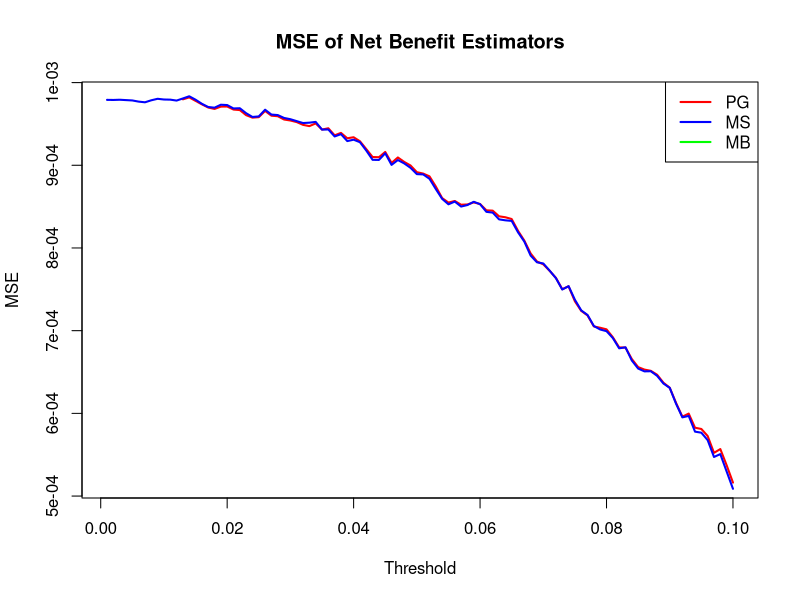
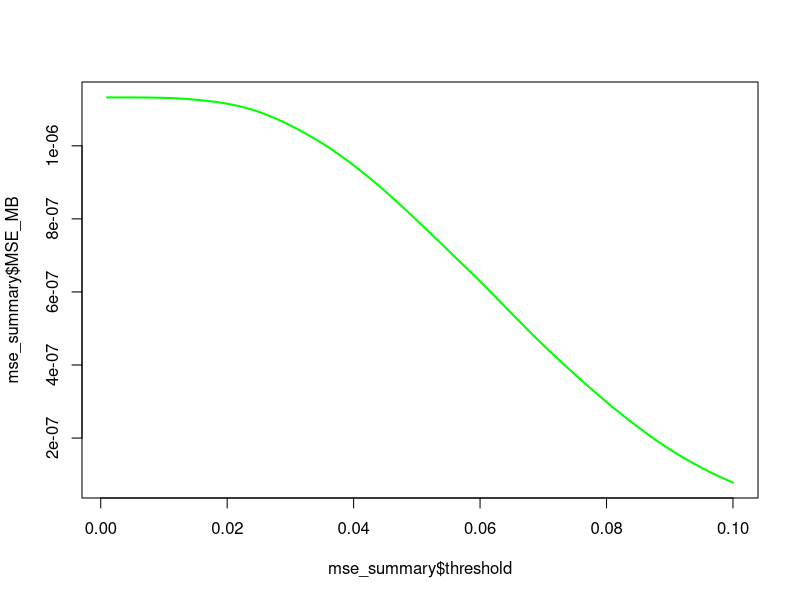
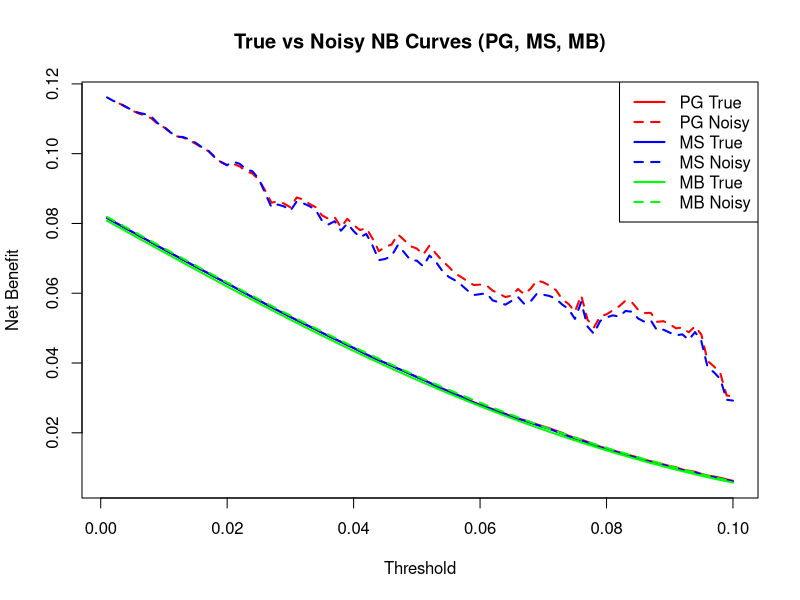

The R source for these figures, in order: (Note: this script raises an error after producing the figures.)

set.seed(123)

library(dplyr)

##### Estimators #####

#### Paul's Estimator
NB.PG <- function(y, a, pb, t.grd=NULL) {
  
  ### doing quickly, but 
  ### should check all three inputs are same length 
  ### should check a, y numeric, binary  
  ### should check pb is numeric, in [-1,1]
  
  ## outcome prevalence in trial arms
  y.bar.cntrl <- mean(y[a==0]);  
  y.bar.trt <- mean(y[a==1])
  
  ##  very fine grid
  if(is.null(t.grd))
  {
    t.grd <- sort(unique(pb))
  }
  
  nb.model <- rep(NA, length(t.grd))  ### will be output
  
  for (i in 1:length(t.grd)) {
    
    r <- as.integer(pb > t.grd[i])
    
    E_Y_use_rule <- mean(y[a == 0 & r == 0]) * mean(r == 0) + mean(y[a == 1 & r == 1]) * mean(r == 1)
    
    nb.model[i] <- y.bar.cntrl - E_Y_use_rule - t.grd[i]*mean(pb > t.grd[i])   
    
  }
  
  list(t.grd=t.grd, nb.model=nb.model, 
       nb.all=y.bar.cntrl-y.bar.trt-t.grd)  
} 

#### Mohsen's Estimator
NB.MS <- function(y, a, pb, t.grd=NULL) {
  
  ### doing quickly, but ...
  ### should check all three inputs are same length 
  ### should check a, y numeric, binary  
  ### should check pb is numeric, in [-1,1]
  
  ## outcome prevalence in trial arms
  y.bar.cntrl <- mean(y[a==0]);  y.bar.trt <- mean(y[a==1])
  
  ##  very fine grid
  if(is.null(t.grd))
  {
    t.grd <- sort(unique(pb))
  }
  
  nb.model <- rep(NA, length(t.grd))  ### will be output
  
  for (i in 1:length(t.grd)) {
    
    ### who is above threshold?
    ndx <- which(pb >= t.grd[i])
    nb.model[i] <- (mean(y[ndx][a[ndx]==0])-mean(y[ndx][a[ndx]==1])-t.grd[i])*mean(pb > t.grd[i]) 
  }
  
  list(t.grd=t.grd, nb.model=nb.model, 
       nb.all=y.bar.cntrl-y.bar.trt-t.grd)  
}  

#Model-based estimator (makes sense only for when model is correct)
NB.param <- function(y, a, pb, t.grd=NULL) {
}

#Model-based NB. Only valid if pb=h. Does not work with y and a
NB.mb <- function(pb, t.grd=NULL) {
  
  ### doing quickly, but ...
  ### should check all three inputs are same length 
  ### should check pb is numeric, in [-1,1]
  
  ##  very fine grid
  if(is.null(t.grd))
  {
    t.grd <- sort(unique(pb))
  }
  
  nb.model <- rep(NA, length(t.grd))  ### will be output
  
  for (i in 1:length(t.grd)) {
    
    ### who is above threshold?
    ndx <- which(pb >= t.grd[i])
    nb.model[i] <- (mean(pb[ndx])-t.grd[i])*mean(pb > t.grd[i]) 
  }
  
  list(t.grd=t.grd, nb.model=nb.model, 
       nb.all=mean(pb-t.grd))
}





t.grd <- (1:100) / 1000





##### CI Calculators ####

### Calculating the Standard Errors for the Congruent Based Estimator ####
compute_se_pg <- function(y, a, pb, t.grd) {
  
  n <- length(y)
  se.pg <- numeric(length(t.grd))
  theta_hat <- numeric(length(t.grd))
  ci.lower <- numeric(length(t.grd))
  ci.upper <- numeric(length(t.grd))
  
  for (i in seq_along(t.grd)) {
    
    r <- as.integer(pb > t.grd[i])
    
    counts <- table(factor(a, levels = 0:1),
                    factor(r, levels = 0:1),
                    factor(y, levels = 0:1))
    
    q1 <- counts["0", "0", "0"] / n
    q2 <- counts["0", "0", "1"] / n
    q3 <- counts["0", "1", "0"] / n
    q4 <- counts["0", "1", "1"] / n
    q5 <- counts["1", "0", "0"] / n
    q6 <- counts["1", "0", "1"] / n
    q7 <- counts["1", "1", "0"] / n
    q8 <- counts["1", "1", "1"] / n
    
    q <- c(q1, q2, q3, q4, q5, q6, q7, q8)
    
    d1 <- q1 + q2 + q3 + q4
    benefit <- (q2 + q4) / d1
    
    harm_control <- (q2 / (q1 + q2)) * (q1 + q2 + q5 + q6)
    harm_treated <- (q8 / (q7 + q8)) * (q3 + q4 + q7 + q8)
    
    p <- q3 + q4 + q7 + q8
    
    theta_hat[i] <- benefit - (harm_control + harm_treated) - t.grd[i] * p
    
    grad <- numeric(8)
    grad[1] <- (q2 / (q1 + q2)) - (q2 * (q1 + q2 + q5 + q6)) / (q1 + q2)^2 - (q2 + q4) / d1^2
    grad[2] <- -((q1^2 + 2 * q1 * q2 + q2^2 + q1 * (q5 + q6)) / (q1 + q2)^2) + 1 / d1
    grad[3] <- -q8 / (q7 + q8) - t.grd[i] - (q2 + q4) / d1^2
    grad[4] <- -q8 / (q7 + q8) - t.grd[i] - (q2 + q4) / d1^2 + 1 / d1
    grad[5] <- -q2 / (q1 + q2)
    grad[6] <- -q2 / (q1 + q2)
    grad[7] <- (q3 * q8 + q4 * q8) / (q7 + q8)^2 - t.grd[i]
    grad[8] <- (q8 * (q3 + q4 + q7 + q8) - t.grd[i] * (q7 + q8)^2 - 
                  (q7 + q8) * (q3 + q4 + q7 + 2 * q8)) / (q7 + q8)^2
    
    Sigma <- matrix(0, 8, 8)
    for (j in 1:8) {
      for (k in 1:8) {
        if (j == k) {
          Sigma[j, k] <- q[j] * (1 - q[j]) / n
        } else {
          Sigma[j, k] <- -q[j] * q[k] / n
        }
      }
    }
    
    var_theta <- t(grad) %*% Sigma %*% grad
    se.pg[i] <- sqrt(as.numeric(var_theta))
    
    ci.lower[i] <- theta_hat[i] - 1.96 * se.pg[i]
    ci.upper[i] <- theta_hat[i] + 1.96 * se.pg[i]
  }
  
  return(list(
    t.grd = t.grd,
    theta_hat = theta_hat,
    se = se.pg,
    ci.lower = ci.lower,
    ci.upper = ci.upper
  ))
}



#### Calculating the Shared and Unshared Bayesian Standard Errors for the Congruent Based Estimator #### 
bayesian_NB_PG_Unshared <- function(y, a, pb, t.grd, m = 1000) {
  
  n <- length(y)
  nb.posterior <- matrix(NA, nrow = m, ncol = length(t.grd))
  nb.pg <- numeric(length(t.grd))     # plug-in
  nb.mean <- numeric(length(t.grd))   # posterior mean
  nb.lower <- numeric(length(t.grd))  # 2.5%
  nb.upper <- numeric(length(t.grd))  # 97.5%
  
  
  for (i in seq_along(t.grd)) {
    
    r <- as.integer(pb > t.grd[i])
    
    counts <- table(factor(a, levels = 0:1),
                    factor(r, levels = 0:1),
                    factor(y, levels = 0:1))
    
    q1 <- counts["0", "0", "0"]
    q2 <- counts["0", "0", "1"]
    q3 <- counts["0", "1", "0"]
    q4 <- counts["0", "1", "1"]
    q5 <- counts["1", "0", "0"]
    q6 <- counts["1", "0", "1"]
    q7 <- counts["1", "1", "0"]
    q8 <- counts["1", "1", "1"]
    
    q_counts <- c(q1, q2, q3, q4, q5, q6, q7, q8)
    alpha <- q_counts + 1
    qhat <- q_counts / sum(q_counts)
    
    # Plug-in estimator
    harm_ctrl <- if ((qhat[1] + qhat[2]) > 0) {
      (qhat[2] / (qhat[1] + qhat[2])) * (qhat[1] + qhat[2] + qhat[5] + qhat[6])
    } else 0
    
    harm_trt <- if ((qhat[7] + qhat[8]) > 0) {
      (qhat[8] / (qhat[7] + qhat[8])) * (qhat[3] + qhat[4] + qhat[7] + qhat[8])
    } else 0
    
    benefit <- (qhat[2] + qhat[4]) / (qhat[1] + qhat[2] + qhat[3] + qhat[4])
    p <- qhat[3] + qhat[4] + qhat[7] + qhat[8]
    
    nb.pg[i] <- benefit - (harm_ctrl + harm_trt) - t.grd[i] * p
    
    # Posterior draws from Dirichlet
    gamma_draws <- matrix(
      rgamma(m * 8, shape = rep(alpha, each = m)),
      nrow = m, ncol = 8, byrow = FALSE
    )
    dirichlet_draws <- gamma_draws / rowSums(gamma_draws)
    
    for (j in 1:m) {
      q <- dirichlet_draws[j, ]
      
      harm_ctrl_j <- if ((q[1] + q[2]) > 0) {
        (q[2] / (q[1] + q[2])) * (q[1] + q[2] + q[5] + q[6])
      } else 0
      
      harm_trt_j <- if ((q[7] + q[8]) > 0) {
        (q[8] / (q[7] + q[8])) * (q[3] + q[4] + q[7] + q[8])
      } else 0
      
      benefit_j <- (q[2] + q[4]) / (q[1] + q[2] + q[3] + q[4])
      p_j <- q[3] + q[4] + q[7] + q[8]
      
      nb.posterior[j, i] <- benefit_j - (harm_ctrl_j + harm_trt_j) - t.grd[i] * p_j
    }
    
    nb.mean[i] <- mean(nb.posterior[, i], na.rm = TRUE)
    nb.lower[i] <- quantile(nb.posterior[, i], 0.025, na.rm = TRUE)
    nb.upper[i] <- quantile(nb.posterior[, i], 0.975, na.rm = TRUE)
  }
  
  list(
    t.grd = t.grd,
    nb.plugin = nb.pg,
    nb.posterior = nb.posterior,
    nb.posterior.mean = nb.mean,
    ci.lower = nb.lower,
    ci.upper = nb.upper
  )
}


##### Calculating the bootstrap standard errors for the congruent based estimator ####
bootstrap_NB_PG <- function(y, a, pb, t.grd = NULL, B = 1000) {
  
  n <- length(y)
  
  if (is.null(t.grd)) {
    t.grd <- sort(unique(pb))
  }
  
  nb.boot <- matrix(NA, nrow = B, ncol = length(t.grd))
  
  for (b in 1:B) {
    
    idx <- sample(1:n, size = n, replace = TRUE)
    
    boot.out <- NB.PG(y = y[idx],
                      a = a[idx],
                      pb = pb[idx],
                      t.grd = t.grd)
    
    nb.boot[b, ] <- boot.out$nb.model
  }
  
  nb.lower <- apply(nb.boot, 2, quantile, probs = 0.025, na.rm = TRUE)
  nb.upper <- apply(nb.boot, 2, quantile, probs = 0.975, na.rm = TRUE)
  
  list(
    t.grd = t.grd,
    nb.boot = nb.boot,
    
    ci.lower = nb.lower,
    ci.upper = nb.upper
  )
}

compute_se_ms <- function(y, a, pb, t.grd) {
  
  n <- length(y)
  se.ms <- numeric(length(t.grd))
  theta_hat <- numeric(length(t.grd))
  ci.lower <- numeric(length(t.grd))
  ci.upper <- numeric(length(t.grd))
  
  for (i in seq_along(t.grd)) {
    
    r <- as.integer(pb >= t.grd[i])
    
    counts <- table(factor(a, levels = 0:1),
                    factor(r, levels = 0:1),
                    factor(y, levels = 0:1))
    
    q1 <- counts["0", "0", "0"]
    q2 <- counts["0", "0", "1"]
    q3 <- counts["0", "1", "0"]
    q4 <- counts["0", "1", "1"]
    q5 <- counts["1", "0", "0"]
    q6 <- counts["1", "0", "1"]
    q7 <- counts["1", "1", "0"]
    q8 <- counts["1", "1", "1"]
    
    q <- c(q1, q2, q3, q4, q5, q6, q7, q8) / n
    
    p <- q[3] + q[4] + q[7] + q[8]
    EY_r1_a0 <- q[4] / (q[3] + q[4])
    EY_r1_a1 <- q[8] / (q[7] + q[8])
    theta_hat[i] <- (EY_r1_a0 - EY_r1_a1 - t.grd[i]) * p
    
    grad <- numeric(8)
    grad[1] <- 0
    grad[2] <- 0
    grad[3] <- (-q[4] / (q[3] + q[4])^2) * p + (EY_r1_a0 - EY_r1_a1 - t.grd[i])
    grad[4] <- (q[3] / (q[3] + q[4])^2) * p + (EY_r1_a0 - EY_r1_a1 - t.grd[i])
    grad[5] <- 0
    grad[6] <- 0
    grad[7] <- (q[8] / (q[7] + q[8])^2) * p + (EY_r1_a0 - EY_r1_a1 - t.grd[i])
    grad[8] <- (-q[7] / (q[7] + q[8])^2) * p + (EY_r1_a0 - EY_r1_a1 - t.grd[i])
    
    Sigma <- matrix(0, 8, 8)
    for (j in 1:8) {
      for (k in 1:8) {
        if (j == k) {
          Sigma[j, k] <- q[j] * (1 - q[j]) / n
        } else {
          Sigma[j, k] <- -q[j] * q[k] / n
        }
      }
    }
    
    var_theta <- t(grad) %*% Sigma %*% grad
    se.ms[i] <- sqrt(as.numeric(var_theta))
    
    # Confidence intervals
    ci.lower[i] <- theta_hat[i] - 1.96 * se.ms[i]
    ci.upper[i] <- theta_hat[i] + 1.96 * se.ms[i]
  }
  
  return(list(
    t.grd = t.grd,
    theta_hat = theta_hat,
    se = se.ms,
    ci.lower = ci.lower,
    ci.upper = ci.upper
  ))
}

#### Calculating the Bayesian Standard Errors for the ATT-Based Estimator Unshared ####
bayesian_NB_MS_Unshared <- function(y, a, pb, t.grd, m = 1000) {
  
  nb.posterior <- matrix(NA, nrow = m, ncol = length(t.grd))
  nb.ms <- numeric(length(t.grd))          # Plug-in estimates
  nb.mean <- numeric(length(t.grd))        # Posterior mean for each t
  nb.low <- numeric(length(t.grd))         # Lower 2.5% percentile
  nb.high <- numeric(length(t.grd))        # Upper 97.5% percentile
  
  for (i in seq_along(t.grd)) {
    
    r <- as.integer(pb >= t.grd[i])
    
    # Contingency table (A, R, Y)
    counts <- table(factor(a, levels = 0:1),
                    factor(r, levels = 0:1),
                    factor(y, levels = 0:1))
    
    # Named extraction for q1 to q8
    q1 <- counts["0", "0", "0"]
    q2 <- counts["0", "0", "1"]
    q3 <- counts["0", "1", "0"]
    q4 <- counts["0", "1", "1"]
    q5 <- counts["1", "0", "0"]
    q6 <- counts["1", "0", "1"]
    q7 <- counts["1", "1", "0"]
    q8 <- counts["1", "1", "1"]
    
    qhat <- c(q1, q2, q3, q4, q5, q6, q7, q8) / sum(counts)
    
    if ((qhat[3] + qhat[4]) > 0 && (qhat[7] + qhat[8]) > 0) {
      EY_r1_a0 <- qhat[4] / (qhat[3] + qhat[4])
      EY_r1_a1 <- qhat[8] / (qhat[7] + qhat[8])
      P_r1     <- qhat[3] + qhat[4] + qhat[7] + qhat[8]
      
      nb.ms[i] <- (EY_r1_a0 - EY_r1_a1 - t.grd[i]) * P_r1
    } else {
      nb.ms[i] <- NA
    }
    
    # Dirichlet posterior
    alpha <- c(q1, q2, q3, q4, q5, q6, q7, q8) + 1
    
    gamma_draws <- matrix(
      rgamma(m * 8, shape = rep(alpha, each = m)),
      nrow = m, ncol = 8, byrow = FALSE
    )
    
    dirichlet_draws <- gamma_draws / rowSums(gamma_draws)
    
    for (j in 1:m) {
      q <- dirichlet_draws[j, ]
      
      if ((q[3] + q[4]) > 0 && (q[7] + q[8]) > 0) {
        EY_r1_a0 <- q[4] / (q[3] + q[4])
        EY_r1_a1 <- q[8] / (q[7] + q[8])
        P_r1     <- q[3] + q[4] + q[7] + q[8]
        
        nb.posterior[j, i] <- (EY_r1_a0 - EY_r1_a1 - t.grd[i]) * P_r1
      } else {
        nb.posterior[j, i] <- NA
      }
    }
    
    # Posterior summaries
    nb.mean[i] <- mean(nb.posterior[, i], na.rm = TRUE)
    nb.low[i]  <- quantile(nb.posterior[, i], 0.025, na.rm = TRUE)
    nb.high[i] <- quantile(nb.posterior[, i], 0.975, na.rm = TRUE)
  }
  
  list(
    t.grd = t.grd,
    nb.plugin = nb.ms,
    nb.posterior = nb.posterior,
    nb.posterior.mean = nb.mean,
    nb.lower = nb.low,
    nb.upper = nb.high
  )
}

##### Calculating the bootstrap standard errors for the ATT Based Estimator ####
bootstrap_NB_MS <- function(y, a, pb, t.grd = NULL, B = 1000) {
  
  n <- length(y)
  
  if (is.null(t.grd)) {
    t.grd <- sort(unique(pb))
  }
  
  nb.boot <- matrix(NA, nrow = B, ncol = length(t.grd))
  
  for (b in 1:B) {
    
    idx <- sample(1:n, size = n, replace = TRUE)
    
    boot.out <- NB.MS(y = y[idx],
                      a = a[idx],
                      pb = pb[idx],
                      t.grd = t.grd)
    
    nb.boot[b, ] <- boot.out$nb.model
  }
  
  nb.lower <- apply(nb.boot, 2, quantile, probs = 0.025, na.rm = TRUE)
  nb.upper <- apply(nb.boot, 2, quantile, probs = 0.975, na.rm = TRUE)
  
  list(
    t.grd = t.grd,
    nb.boot = nb.boot,
    
    ci.lower = nb.lower,
    ci.upper = nb.upper
  )
}



##### Code to calculate the true value of H using numerical integration ####

# Code to generate the "true" data set using a randomization ratio of 1:3 
gen_data_true <- function(n=1000000, r=1/4)
{
  x <- rnorm(n,1,1) 
  a <- rbinom(n,1,r) 
  p0 <- 1/(1+exp(-(-2+x)))
  p1 <- 1/(1+exp(-(-2+x-0.5)))
  Y0 <- rbinom(n, 1, p0)
  Y1 <- rbinom(n, 1, p1)
  Y <- a*Y1+(1-a)*Y0
  h <- (p0-p1)
  df <- data.frame(h=h, a=a, Y=Y, p0=p0, x=x)
  df <- df[order(df$h),]
  df
}

df <- gen_data_true()

simulate_one_true <- function(t.grd) {
  
  df <- gen_data_true()
  
  pg <- NB.PG(df$Y, df$a, df$h, t.grd)
  ms <- NB.MS(df$Y, df$a, df$h, t.grd)
  mb <- NB.mb(df$h, t.grd)
  
  data.frame(
    threshold = t.grd,
    NB_PG = pg$nb.model,
    NB_MS = ms$nb.model,
    NB_MB = mb$nb.model
  )
}

NB_true <- simulate_one_true(t.grd)

NB_true


##### Now we are creating the samples ####

### Code to generate a sample dataset ###
gen_data <- function(n=100000, r=1/4)
{
  x <- rnorm(n,1,1) 
  a <- rbinom(n,1,r) 
  p0 <- 1/(1+exp(-(-2+x)))
  p1 <- 1/(1+exp(-(-2+x-0.5)))
  Y0 <- rbinom(n, 1, p0)
  Y1 <- rbinom(n, 1, p1)
  Y <- a*Y1+(1-a)*Y0
  h <- (p0-p1)
  df <- data.frame(h=h, a=a, Y=Y, p0=p0, x=x)
  df <- df[order(df$h),]
  df
}

simulate_one <- function(t.grd) {
  
  df <- gen_data(1000)

  pg <- NB.PG(df$Y, df$a, df$h, t.grd)
  ms <- NB.MS(df$Y, df$a, df$h, t.grd)
  mb <- NB.mb(df$h, t.grd)
  
  data.frame(
    threshold = t.grd,
    NB_PG = pg$nb.model,
    NB_MS = ms$nb.model,
    NB_MB = mb$nb.model
  )
}

run_simulation <- function(n_sim) {
  
  results <- lapply(1:n_sim, function(i) {
    
    sim_result <- simulate_one(t.grd)
    sim_result$sim <- i
    sim_result }) %>% dplyr::bind_rows()
  
  return(results)
}

sim_results <- run_simulation(n_sim = 500)

sim_results[sim_results$sim == 500, ]

##### Now to calculate the MSEs ####

# First we will merge the true dataset and the simulated dataset 

merged <- merge(sim_results, NB_true, by = "threshold", suffixes = c("", "_true"))

# Now we are calculating the MSE per threshold per estimator 

merged$SE_PG <- (merged$NB_PG - merged$NB_PG_true)^2
merged$SE_MS <- (merged$NB_MS - merged$NB_MS_true)^2
merged$SE_MB <- (merged$NB_MB - merged$NB_MB_true)^2


### Now we take the average SE over each threshold

mse_PG <- tapply(merged$SE_PG, merged$threshold, mean)
mse_MS <- tapply(merged$SE_MS, merged$threshold, mean)
mse_MB <- tapply(merged$SE_MB, merged$threshold, mean)

mse_summary <- data.frame(
  threshold = as.numeric(names(mse_PG)),
  MSE_PG = mse_PG,
  MSE_MS = mse_MS,
  MSE_MB = mse_MB
)


##### Making some plots for the MSE at each threshold comparing the three curves####

plot(mse_summary$threshold, mse_summary$MSE_PG,
     type = "l", col = "red", lwd = 2,
     xlab = "Threshold", ylab = "MSE",
     main = "MSE of Net Benefit Estimators")  

lines(mse_summary$threshold, mse_summary$MSE_MS, col = "blue", lwd = 2)
lines(mse_summary$threshold, mse_summary$MSE_MB, col = "green", lwd = 2)

legend("topright",                     # Legend position
       legend = c("PG", "MS", "MB"),   # Labels for each line
       col = c("red", "blue", "green"),# Colors used in the plot
       lty = 1,                        # Line type (1 = solid)
       lwd = 2)                        # Line width


plot(mse_summary$threshold, mse_summary$MSE_MB, type = "l", col = "green", lwd = 2)


#### Comparing the NB for the noisy one vs the true one across thresholds only do this after we change the h value manualy  

# random data set
NB_noisy <- sim_results[sim_results$sim == 1, ]

# Merge with true NB
nb_compare <- merge(NB_noisy, NB_true, by = "threshold", suffixes = c("_noisy", "_true"))

# Plot all 6 curves correctly
plot(nb_compare$threshold, nb_compare$NB_PG_true, type = "l", col = "red", lwd = 2,
     ylim = range(nb_compare$NB_PG_true,
                  nb_compare$NB_PG_noisy,
                  nb_compare$NB_MS_true,
                  nb_compare$NB_MS_noisy,
                  nb_compare$NB_MB_true,
                  nb_compare$NB_MB_noisy,
                  na.rm = TRUE),
     xlab = "Threshold", ylab = "Net Benefit",
     main = "True vs Noisy NB Curves (PG, MS, MB)")


lines(nb_compare$threshold, nb_compare$NB_PG_noisy, col = "red", lty = 2, lwd = 2)
lines(nb_compare$threshold, nb_compare$NB_MS_true, col = "blue", lwd = 2)
lines(nb_compare$threshold, nb_compare$NB_MS_noisy, col = "blue", lty = 2, lwd = 2)
lines(nb_compare$threshold, nb_compare$NB_MB_true, col = "green", lwd = 2)
lines(nb_compare$threshold, nb_compare$NB_MB_noisy, col = "green", lty = 2, lwd = 2)

legend("topright",
       legend = c("PG True", "PG Noisy", "MS True", "MS Noisy", "MB True", "MB Noisy"),
       col = c("red", "red", "blue", "blue", "green", "green"),
       lty = c(1, 2, 1, 2, 1, 2),
       lwd = 2)






##### Calculating coverage probabilities and confidence interval length ####

evaluate_coverage <- function(n_sim, t.grd, true_vals, ci_function, estimator_label, method_label) {
  
  coverage_results <- matrix(0, nrow = length(t.grd), ncol = n_sim)
  ci_lengths <- matrix(NA, nrow = length(t.grd), ncol = n_sim)
  
  for (i in 1:n_sim) {
    
    df <- gen_data(1000)
    y <- df$Y
    a <- df$a
    pb <- df$h  # Assuming using h as the predicted benefit
    
    ci <- ci_function(y, a, pb, t.grd)
    
    # True NB vector
    theta_true <- true_vals$NB_true
    
    # Whether the CI contains the true value
    coverage_results[, i] <- (theta_true >= ci$ci.lower) & (theta_true <= ci$ci.upper)
    
    # CI length
    ci_lengths[, i] <- ci$ci.upper - ci$ci.lower
  }
  
  coverage <- rowMeans(coverage_results, na.rm = TRUE)
  avg_length <- rowMeans(ci_lengths, na.rm = TRUE)
  
  data.frame(
    threshold = t.grd,
    coverage = coverage,
    avg_ci_length = avg_length,
    method = method_label,
    estimator = estimator_label
  )
}

evaluate_coverage_parallel <- function(n_sim, t.grd, true_vals, ci_function, 
                                       estimator_label, method_label, n_cores = detectCores() - 1) {
  
  # wrapper function for one simulation
  single_sim <- function(i) {
    df <- gen_data(1000)
    y <- df$Y
    a <- df$a
    pb <- df$h
    
    ci <- ci_function(y, a, pb, t.grd)
    
    coverage <- (true_vals$NB_true >= ci$ci.lower) & (true_vals$NB_true <= ci$ci.upper)
    ci_len <- ci$ci.upper - ci$ci.lower
    
    list(sim_id = i, coverage = coverage, ci_length = ci_len)
  }
  
  results <- mclapply(1:n_sim, single_sim, mc.cores = n_cores) # returns nsim lists with scalar sim_id = i, two vectors of length t.grd
  
  coverage_matrix <- do.call(cbind, lapply(results, `[[`, "coverage")) ## the lapply function just extracts the coverage from each nsim list then cbinds it based on nsim
  ci_length_matrix <- do.call(cbind, lapply(results, `[[`, "ci_length")) 
  
  data.frame(
    threshold = t.grd,
    coverage = rowMeans(coverage_matrix, na.rm = TRUE),
    avg_ci_length = rowMeans(ci_length_matrix, na.rm = TRUE),
    method = method_label,
    estimator = estimator_label
  )
}


true_pg_df <- data.frame(threshold = NB_true$threshold, NB_true = NB_true$NB_PG)

pg_asymptotic <- evaluate_coverage_parallel(
  n_sim = 500,
  t.grd = t.grd,
  true_vals = true_pg_df,
  ci_function = compute_se_pg,       # this is the same function you used before
  estimator_label = "PG",
  method_label = "Asymptotic"
)

pg_bayes <- evaluate_coverage_parallel(
  500,                      # Number of simulations
  t.grd,                    # Threshold grid
  true_pg_df,              # True NB values for PG
  function(y, a, pb, t.grd) {
    out <- bayesian_NB_PG_Unshared(y, a, pb, t.grd)
    list(
      theta_hat = rep(NA, length(t.grd)),   # Not needed for coverage here
      ci.lower = out$ci.lower,
      ci.upper = out$ci.upper
    )
  },
  "PG",                    # Estimator label
  "Bayesian"              # CI method label
)

pg_bootstrap <- evaluate_coverage_parallel(
  n_sim = 500,
  t.grd = t.grd,
  true_vals = true_pg_df,
  ci_function = function(y, a, pb, t.grd) {
    out <- bootstrap_NB_PG(y, a, pb, t.grd, B = 100)  # Temporarily reduce B while testing
    list(theta_hat = rep(NA, length(t.grd)), ci.lower = out$ci.lower, ci.upper = out$ci.upper)
  },
  estimator_label = "PG",
  method_label = "Bootstrap"
)


pg_combined <- bind_rows(pg_asymptotic, pg_bootstrap, pg_bayes)


library(ggplot2)

ggplot(pg_combined, aes(x = threshold, y = coverage, color = method)) +
  geom_line(size = 1.2) +
  geom_hline(yintercept = 0.95, linetype = "dashed", color = "black") +
  ylim(0.9, 1) +
  labs(
    title = "Coverage Probability (C-B Estimator)",
    x = "Threshold",
    y = "Coverage Probability",
    color = "Method"    
  ) +
  theme_minimal()


ggplot(pg_combined, aes(x = threshold, y = avg_ci_length, color = method)) +
  geom_line(size = 1.2) +
  labs(title = "Average CI Length - C-B Estimator", x = "Threshold", y = "Avg CI Length",
       color = "Method"
       ) +
  theme_minimal()


true_ms_df <- data.frame(threshold = NB_true$threshold, NB_true = NB_true$NB_MS)

# Asymptotic for MS
ms_asymptotic <- evaluate_coverage_parallel(
  n_sim = 500,
  t.grd = t.grd,
  true_vals = true_ms_df,
  ci_function = compute_se_ms,
  estimator_label = "MS",
  method_label = "Asymptotic"
)

# Bayesian for MS
ms_bayes <- evaluate_coverage_parallel(
  500,
  t.grd,
  true_ms_df,
  function(y, a, pb, t.grd) {
    out <- bayesian_NB_MS_Unshared(y, a, pb, t.grd)
    list(
      theta_hat = rep(NA, length(t.grd)),
      ci.lower = out$nb.lower,
      ci.upper = out$nb.upper
    )
  },
  estimator_label = "MS",
  method_label = "Bayesian"
)

# Bootstrap for MS
ms_bootstrap <- evaluate_coverage_parallel(
  n_sim = 500,
  t.grd = t.grd,
  true_vals = true_ms_df,
  ci_function = function(y, a, pb, t.grd) {
    out <- bootstrap_NB_MS(y, a, pb, t.grd, B = 100)  # Adjust B as needed
    list(
      theta_hat = rep(NA, length(t.grd)),
      ci.lower = out$ci.lower,
      ci.upper = out$ci.upper
    )
  },
  estimator_label = "MS",
  method_label = "Bootstrap"
)

ms_combined <- bind_rows(ms_asymptotic, ms_bootstrap, ms_bayes)

ggplot(ms_combined, aes(x = threshold, y = coverage, color = method)) +
  geom_line(size = 1.2) +
  geom_hline(yintercept = 0.95, linetype = "dashed", color = "black") +
  ylim(0.9, 1) +
  labs(
    title = "Coverage Probability (ATT-B Estimator)",
    x = "Threshold",
    y = "Coverage Probability",
    color = "Method"    
  ) +
  theme_minimal()


ggplot(ms_combined, aes(x = threshold, y = avg_ci_length, color = method)) +
  geom_line(size = 1.2) +
  labs(title = "Average CI Length - ATT-B Estimator", x = "Threshold", y = "Avg CI Length",
       color = "Method"
  ) +
  theme_minimal()







